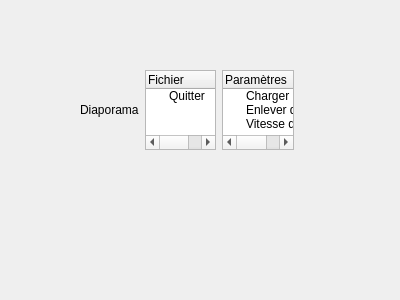
<?xml version="1.0" encoding="UTF-8"?>
<ui version="4.0">
 <class>LecteurVue</class>
 <widget class="QDialog" name="LecteurVue">
  <property name="geometry">
   <rect>
    <x>0</x>
    <y>0</y>
    <width>400</width>
    <height>300</height>
   </rect>
  </property>
  <property name="windowTitle">
   <string>Dialog</string>
  </property>
  <widget class="QWidget" name="horizontalLayoutWidget">
   <property name="geometry">
    <rect>
     <x>80</x>
     <y>70</y>
     <width>214</width>
     <height>80</height>
    </rect>
   </property>
   <layout class="QHBoxLayout" name="horizontalLayout">
    <item>
     <widget class="QLabel" name="label">
      <property name="text">
       <string>Diaporama</string>
      </property>
     </widget>
    </item>
    <item>
     <widget class="QTreeWidget" name="treeWidget">
      <column>
       <property name="text">
        <string>Fichier</string>
       </property>
      </column>
      <item>
       <property name="text">
        <string>Quitter</string>
       </property>
      </item>
     </widget>
    </item>
    <item>
     <widget class="QTreeWidget" name="treeWidget_2">
      <column>
       <property name="text">
        <string>Paramètres</string>
       </property>
      </column>
      <item>
       <property name="text">
        <string>Charger diaporama</string>
       </property>
      </item>
      <item>
       <property name="text">
        <string>Enlever diaporama</string>
       </property>
      </item>
      <item>
       <property name="text">
        <string>Vitesse de défilement</string>
       </property>
      </item>
     </widget>
    </item>
   </layout>
  </widget>
 </widget>
 <resources/>
 <connections/>
</ui>
